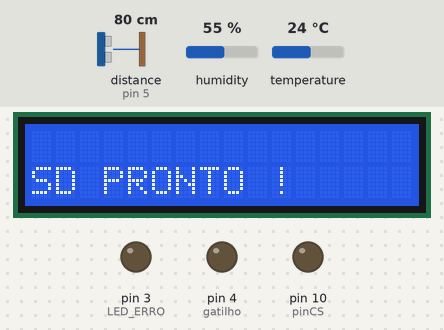
Recording of a sketch running on a simulated Arduino Uno, built with avr-gcc and run on an emulated ATmega328P. Parts: 16×2 character LCD, output pins drawn as LEDs (lit = HIGH). The inputs (shaded band) are chosen by the test bench; at power-on: distance to the obstacle (sensor on pin 5) 80 cm, humidity 55 %, temperature 24 °C. The echo pulse lasts 58.3 µs per cm; the local clock reads 2024-03-15 10:24:30 at power-on unless the sketch sets it; storage starts empty; what the sketch prints to the serial monitor is not drawn.

Above: at 0.2 s.
At 59.7 s:
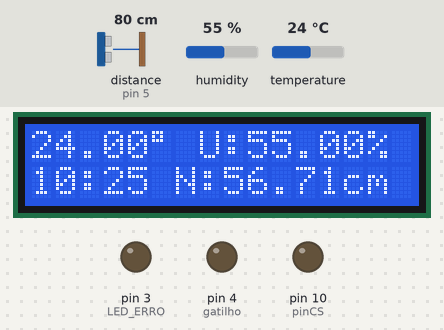

The sketch:

linigrafo0.7.ino
```cpp
//Bibliotecas de funções utilizadas no codigo
#include <DHT.h>
#include <SD.h>
#include <SPI.h>
#include <Wire.h>
#include <DS3231.h>
#include <LiquidCrystal_I2C.h>
/////////////////////////////////////////////////////////////////////////////////////////////////////////////////////////////////////////////////////////////////////////////////////////////

//Definição de pinos e variáveis.
DS3231  rtc(SDA, SCL);
LiquidCrystal_I2C lcd(0x3F,2,1,0,4,5,6,7,3, POSITIVE);
int gatilho = 4;
int echo = 5;
float tempo;
float distancia_cm;
#define DHTPIN 9
#define DHTTYPE DHT22
DHT dht(DHTPIN, DHTTYPE);
const int analogInPin = A2;
File myFile;
int pinCS = 10;
int nivel;
Time TEMPO;
////////////////////////////////////////////////////////////////////////////////////////////////////////////////////////////////////////////////////////////////////////////////////////////
void setup() {
  rtc.begin();            //Inicialização do RTC DS3231
  //Descomente as linhas a seguir para configurar o horário, após comente e faça o upload novamente para o Arduino
  //rtc.setDOW(SATURDAY);     // Definir o dia da semana em inglês
  //rtc.setTime(15,30, 0);     // Definir a hora 12:00:00 (em formato de 24hrs)
  //rtc.setDate(16,12,2018);
  Serial.begin(9600);     //Inicialização da comunicação serial
  dht.begin();
  lcd.begin (16,2);       //Inicialização do LCD

  pinMode(gatilho,OUTPUT);
  digitalWrite(gatilho,LOW);// Deixa pino em LOW
  delayMicroseconds(10);
  // Configura pino ECHO como entrada
  pinMode(echo,INPUT);

  pinMode(pinCS, OUTPUT);//SD
  pinMode(3,OUTPUT);//LED ERRO

  // Inicialização do cartão SD
  if (SD.begin())
  {
    Serial.println("O cartao SD esta pronto para ser usado.");
    lcd.setCursor(0,1);
    lcd.print("SD PRONTO !");
  } else
  {
    Serial.println("A inicializacao do cartao SD falhou");
    lcd.setCursor(0,1);
    lcd.print("SD FALHOU !");
    digitalWrite(7, LOW);
    digitalWrite(3,HIGH);
    return;
  }
}
/////////////////////////////////////////////////////////////////////////////////////////////////////////////////////////////////////////////////////////////////////////////////////////////
void loop() {
  int divisor,basetempo,amostra=150;//tamanho da amostra das medidas de nível de água.
  float nivelagua,media,mediaresistencia,mediaumidade,mediatemperatura,h,t;
  long microsec;
//////////////////////////////////////////////////////////////////////////////////////////////////////////////////////////////////////////////////////////////////////////////////////////
//Média dos valores de temperatura e umidade
    for(int i=0;i<(amostra/5);i++){
    h = dht.readHumidity();
    t = dht.readTemperature();
    Serial.print(h);
    Serial.print(",");
    Serial.println(t);
    mediaumidade=((mediaumidade+h)/2);
    mediatemperatura=((mediatemperatura+t)/2);
    delay(1000);
  }
////////////////////////////////////////////////////////////////////////////////////////////////////////////////////////////////////////////////////////////////////////////////////////////
 divisor =10000/(sqrt((mediatemperatura+273.15)/273.15) * 331.45) ;
  for(int i=0;i<amostra;i++){//faz a media das leituras obtidas pelo sensor ultrassônico.
     // disparar pulso ultrassônico
    digitalWrite(gatilho, HIGH);
    delayMicroseconds(10);
    digitalWrite(gatilho, LOW);
    tempo = pulseIn(echo, HIGH);// medir tempo de ida e volta do pulso ultrassônico
    distancia_cm = tempo / divisor / 2;//mostra a distancia lida pelo ultrassonico variando a velocidade do som de acordo com a temperatura lida pelo DHT
    Serial.println(distancia_cm);

    while(distancia_cm >120||distancia_cm<0 && i<amostra){
        digitalWrite(gatilho, HIGH);
        delayMicroseconds(10);
        digitalWrite(gatilho, LOW);
        // medir tempo de ida e volta do pulso ultrassônico
        tempo = pulseIn(echo, HIGH);
        // calcular as distâncias em centímetros
        distancia_cm = tempo /divisor / 2;
        delay(190);
        i=i+1;
    }
    if(distancia_cm>120||distancia_cm<0){//se a leitura for maior que 150 cm, isso representa um erro e a medida não é considerada na média.
      media=media;
    }
    else//se for menor ela é utilizada para calcular a media.
    media =((media+distancia_cm)/2);//faz a media a cada vez q o valor lido pelo sensor é satisfatório.
    delay(190);
  }
/////////////////////////////////////////////////////////////////////////////////////////////////////////////////////////////////////////////////////////////////////////////////////////////

  nivelagua = 140 - media; //determina o nivel do igarapé(altura do sensor em relação ao nivel zero - a leitura do sensor).

/////////////////////////////////////////////////////////////////////////////////////////////////////////////////////////////////////////////////////////////////////////////////////////////
TEMPO = rtc.getTime();
while((TEMPO.min) % 5 != 0){
  TEMPO = rtc.getTime();
  delay(1000);
}
////////////////////////////////////////////////////////////////////////////////////////////////////////////////////////////////////////////////////////////////////////////////////////////
  Serial.print(rtc.getDOWStr());//mostra o dia da semana
  Serial.print(",");
  Serial.print(rtc.getDateStr());//mostra a data
  Serial.print(",");
  Serial.print(rtc.getTimeStr());//mostra a hora
  Serial.print(", Nivel igarape:");
  Serial.print(nivelagua);//mostra o nivel do igarapé.
  Serial.print(", Temperatura:");
  Serial.print(mediatemperatura);//mostra a temperatura.
  Serial.print(", Umidade:");
  Serial.println(mediaumidade);//mostra a umidade.
/////////////////////////////////////////////////////////////////////////////////////////////////////////////////////////////////////////////////////////////////////////////////////////////
//mostra alguns valores no Display LCD
  lcd.setBacklight(HIGH);
  lcd.setCursor(0,1);
  lcd.print(rtc.getTimeStr(FORMAT_SHORT));//mostra a hora
  lcd.print(" N:");
  lcd.print(nivelagua);//mostra o nivel do igarapé
  lcd.print("cm");
  lcd.setCursor(0,0);
  lcd.print(mediatemperatura);//mostra a temperatura
  lcd.print((char)223);//mostra o simbolo de graus °
  lcd.print(" U:");
  lcd.print(mediaumidade);//mostra a umidade
  lcd.print("%");
/////////////////////////////////////////////////////////////////////////////////////////////////////////////////////////////////////////////////////////////////////////////////////////////
String dia = rtc.getDateStr(FORMAT_SHORT);
dia.setCharAt( 2 , '-');
dia.setCharAt( 5 , '-');
String nomearquivo =String(dia + ".txt");
  myFile = SD.open(nomearquivo, FILE_WRITE);// abre o arquivo de texto onde são salvas as informações;
  if (myFile) {
    myFile.print(rtc.getDOWStr());//salva o dia da semana
    myFile.print(",");
    myFile.print(rtc.getDateStr());//salva a data
    myFile.print(" ");
    myFile.print(rtc.getTimeStr(FORMAT_SHORT));//salva a hora
    myFile.print(",Nivel igarape:,");
    myFile.print(nivelagua);//salva o nivel do igarapé
    myFile.print(",Temperatura:,");
    myFile.print(mediatemperatura);//salva a temperatura
    myFile.print(",Umidade:,");
    myFile.println(mediaumidade);//salva a umidade
    myFile.close(); // fecha o arquivo de texto.
  }
////////////////////////////////////////////////////////////////////////////////////////////////////////////////////////////////////////////////////////////////////////////////////////////
  // Se o arquivo não abrir, printa o erro:
  else {
    Serial.println("erro ao abrir o arquivo test.txt");
    lcd.setCursor(0,1);
    lcd.print("ERRO NO ARQUIVO!");
    digitalWrite(3,HIGH);//liga o LED de erro
  }
}
```
